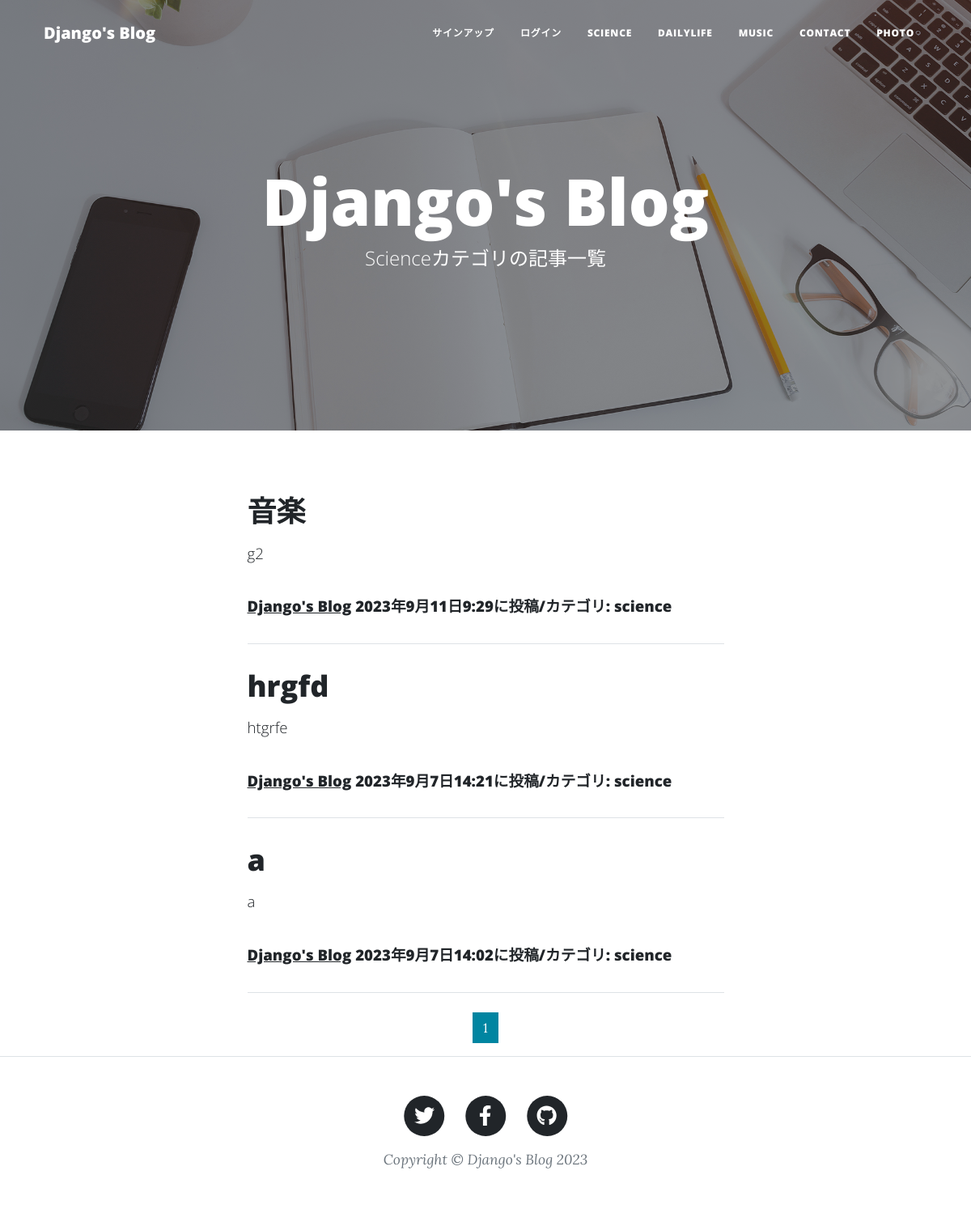
/science-list/, run on the app's committed database.
### blogapp/models.py (models this page shows, shortened)
class BlogPost(models.Model):
    CATEGORY = (("science", "科学のこと"),
                ("dailylife", "日常のこと"),
                ("music", "音楽のこと"))
    user = models.ForeignKey(
        CustomUser,
        verbose_name='ユーザー',
        on_delete=models.CASCADE
        )
    title = models.CharField(
        verbose_name="タイトル",    #フィールドのタイトル
        max_length=200              #最大文字数は200
        )
    content = models.TextField(
        verbose_name="本文"         #フィールドのタイトル
        )
    posted_at = models.DateTimeField(
        verbose_name="投稿日時",    #フィールドのタイトル
        auto_now_add=True               #日時を自動追加
        )
    category = models.CharField(
        verbose_name="カテゴリ",    #フィールドのタイトル
        max_length=50,              #最大文字は50
        choices=CATEGORY            #categoryフィールドにはCATEGORyの要素のみを登録
        )

### blogapp/views.py (the view)
class ScienceView(ListView):
    template_name ="science_list.html"
    model = BlogPost
    context_object_name = "science_records"
    queryset = BlogPost.objects.filter(
        category="science").order_by("-posted_at")
    paginate_by = 3

### blogapp/templates/science_list.html (shortened to what this page needs)
{% extends "base2.html" %}
{% load static %}
{% block header %}
<header class="masthead" style="background-image: url({% static "assets/img/home-bg.jpg" %})">
    <div class="container position-relative px-4 px-lg-5">
        <div class="row gx-4 gx-lg-5 justify-content-center">
            <div class="col-md-10 col-lg-8 col-xl-7">
                <div class="site-heading">
                    <h1>Django's Blog</h1>
                    <span class="subheading">Scienceカテゴリの記事一覧</span>
                </div>
            </div>
        </div>
    </div>
</header>
{% endblock %}
{% block contents %}
<div class="container px-4 px-lg-5">
    <div class="row gx-4 gx-lg-5 justify-content-center">
        <div class="col-md-10 col-lg-8 col-xl-7">
            {% for record in science_records %}
            <div class="post-preview">
                <a href="{% url "blogapp:blog_detail" record.pk %}">
                    <h2 class="post-title">
                        {{record.title}}
                    </h2>
                    <h3 class="post-subtitle">
                        <span style="font-size : 14pt">
                            {{record.content|truncatechars:50}}
                        </span>
                    <h3/>
                </a>
                <p class="post-meta">
                <span style="font-size : 14pt">
                    <a href="#">Django's Blog</a>
                    {{record.posted_at}}に投稿/カテゴリ:
                    {{record.category}}
                </p>
            </div>
            <hr class="my-4" />
            {% endfor %}
            {% include "pagination.html" %}
        </div>
    </div>
</div>
{% endblock %}

### data on the page
BlogPost: title "音楽", content "g2", posted_at "2023年9月11日9:29", category "science"
BlogPost: title "hrgfd", content "htgrfe", posted_at "2023年9月7日14:21", category "science"
BlogPost: title "a", content "a", posted_at "2023年9月7日14:02", category "science"

### other printed values
{{ num }} "1"
